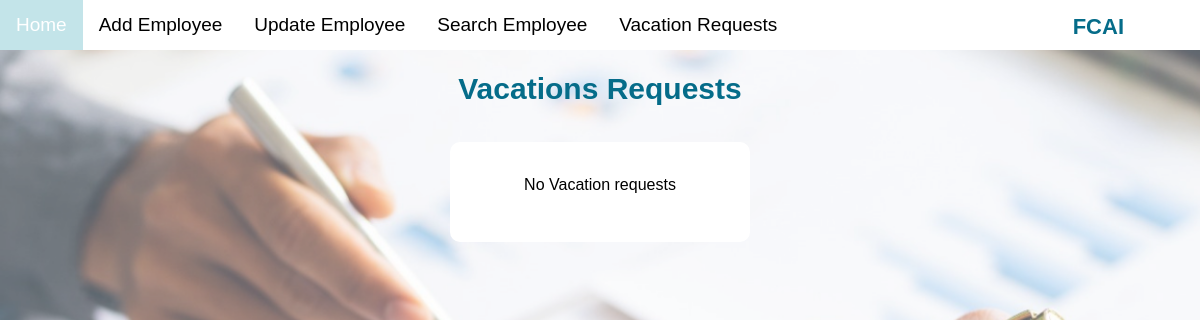
The page /VR/ on the database as committed earlier.
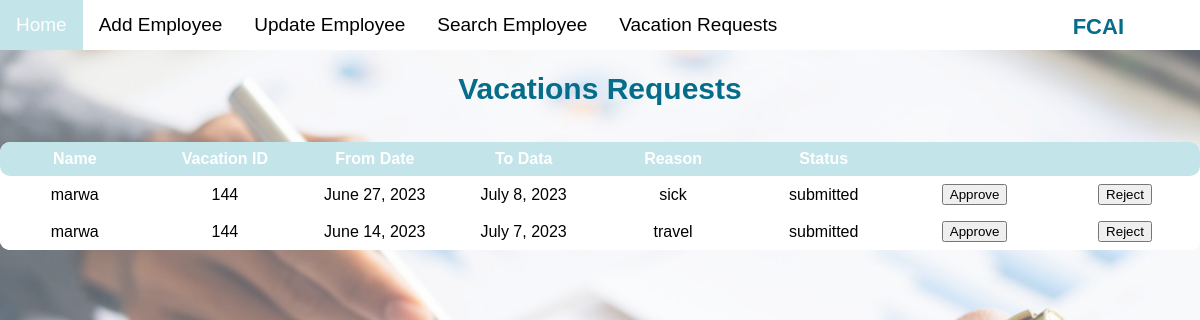
The same page on the database as committed later.
### HR/models.py (models this page shows)
class RegisteredVacationForm(models.Model):
    VFName = models.CharField(max_length = 50)
    VFID = models.CharField(max_length = 50)
    VFFromDate = models.DateField()
    VFToDate = models.DateField()
    VFReason = models.TextField()
    VFStatus = models.CharField(max_length = 15)

### HR/views.py (the view)
# urls.py: path('VR/',views.VRDisplay,name='VRDisplay'),
def VRDisplay(request):
    from django.core import serializers
    data = serializers.serialize("python", RegisteredVacationForm.objects.all())
    context = {
      'data' : data
    }
    return render(request, 'VR.html', context)

### HR/templates/VR.html (shortened to what this page needs)
{% include 'navbar.html' %}
{% load static %}
{% block content%}
<!DOCTYPE html>
<html>
    <head>
        <link rel="stylesheet" href="{% static 'css/VRCSS.css' %}"/>
        <link rel="stylesheet" href="{% static 'css/searchEmpOutput.css' %}"/>
    </head>
    <body>
        <div><h2> Vacations Requests </h2></div>
        {% if data %}
        <table>
            <thead>
                <tr>
                    <th>
                        Name
                    </th>
                    <th>
                        Vacation ID
                    </th>
                    <th>
                        From Date
                    </th>
                    <th>
                        To Data
                    </th>
                    <th>
                        Reason
                    </th>
                    <th>
                        Status
                    </th>
                    <th>
                    </th>
                    <th>
                    </th>
                </tr>
            </thead>
            {% for instance in data %}
                <tr>
                    <td>
                        {{instance.fields.VFName}}
                    </td>
                    <td>
                        {{instance.fields.VFID}}
                    </td>
                    <td>
                        {{instance.fields.VFFromDate}}
                    </td>
                    <td>
                        {{instance.fields.VFToDate}}
                    </td>
                    <td>
                        {{instance.fields.VFReason}}
                    </td>
                    <td>
                        {{instance.fields.VFStatus}}
                    </td>
                    <td>
                        <button><a href="approve/{{ instance.fields.VFName }}" class="link"> Approve </a></button>
                    </td>
                    <td><button><a href="reject/{{instance.fields.VFName}}" class="link"> Reject </a></button>
                    </td>
                </tr>
            {%endfor%}
            {% else  %}
            <div id="searchEmpty">
      <br/>
          <p>No Vacation requests</p>
      </div>
         {% endif %}
        </table>
    </body>
</html>
{%endblock content %}

Rows that differ between the two databases and show on the page:
added RegisteredVacationForm: fields.VFName "marwa", fields.VFID "144", fields.VFFromDate "June 27, 2023", fields.VFToDate "July 8, 2023", fields.VFReason "sick", fields.VFStatus "submitted"
added RegisteredVacationForm: fields.VFName "marwa", fields.VFID "144", fields.VFFromDate "June 14, 2023", fields.VFToDate "July 7, 2023", fields.VFReason "travel", fields.VFStatus "submitted"
Other text that changed with them:
text no longer shown: "No Vacation requests"
text now shown: "Name Vacation ID From Date To Data Reason Status"
new list line: "Approve Reject"
